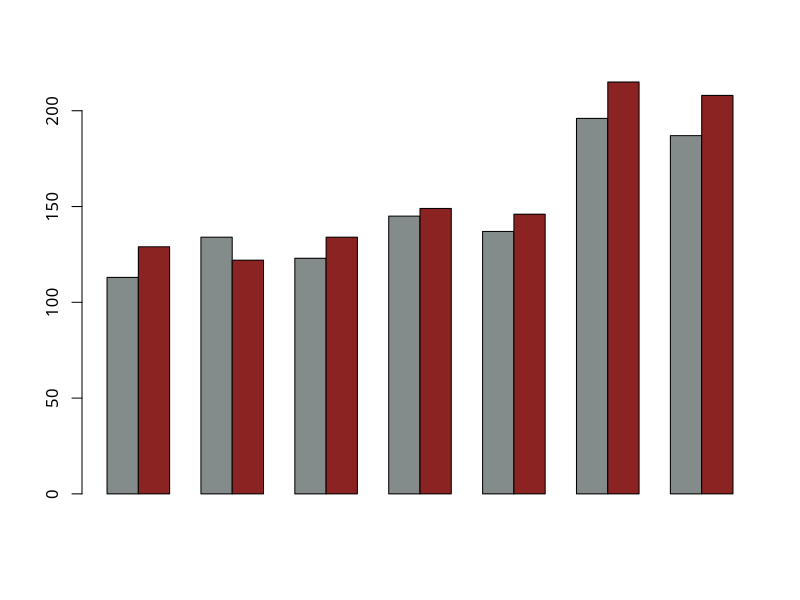
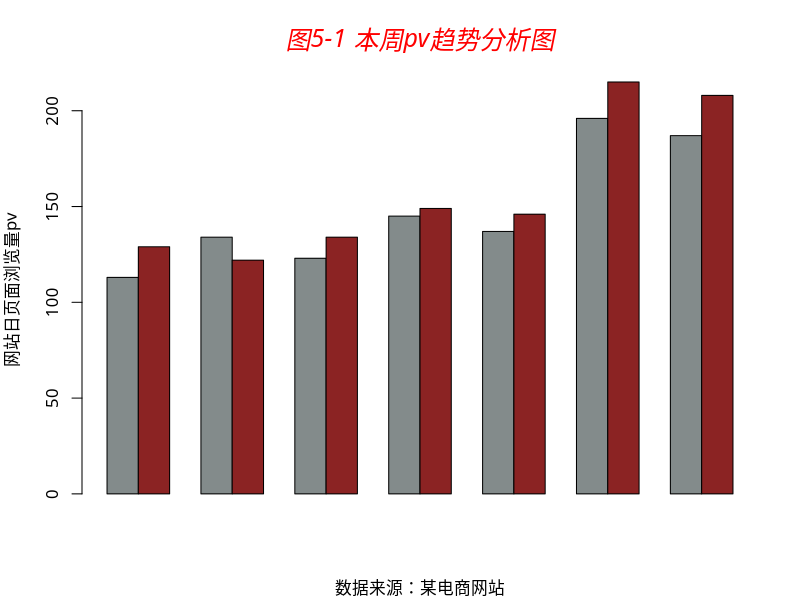
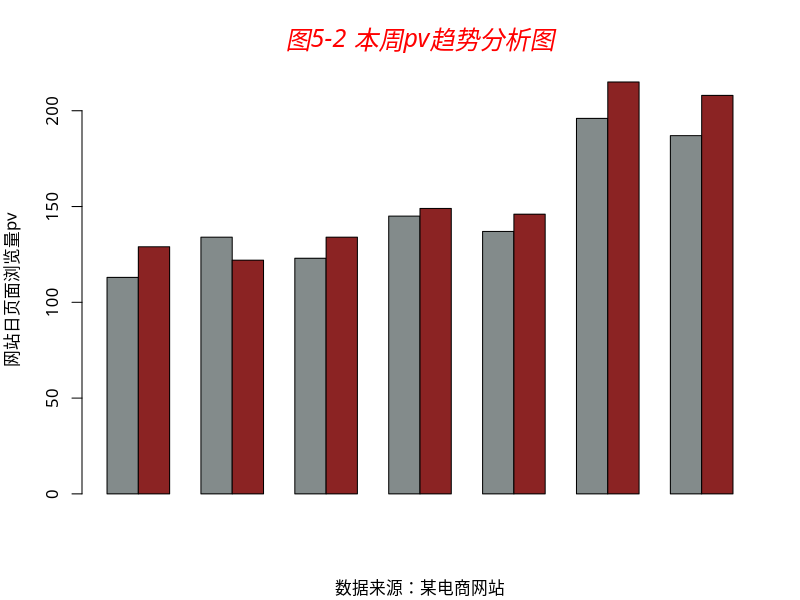
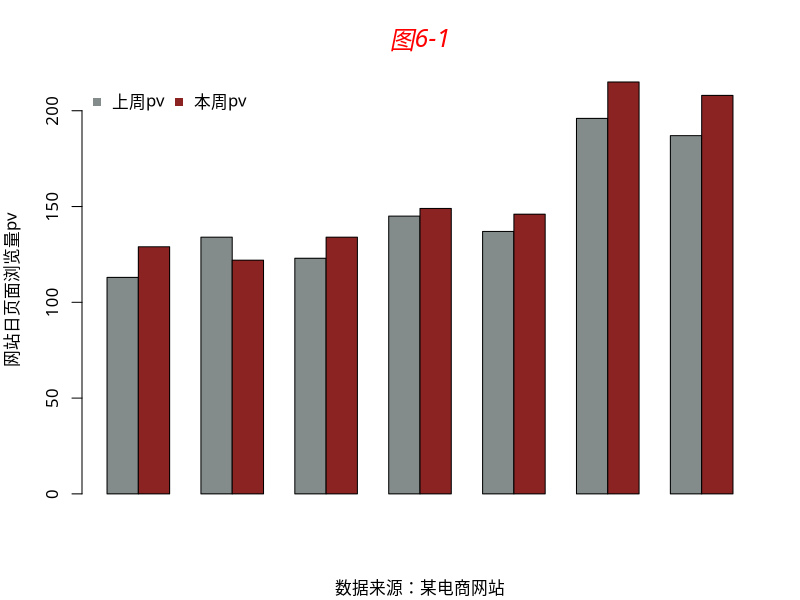
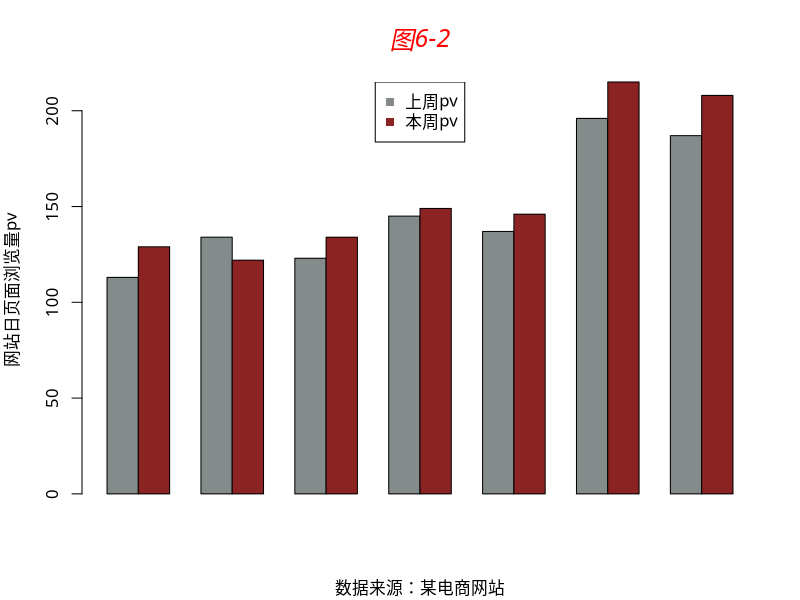
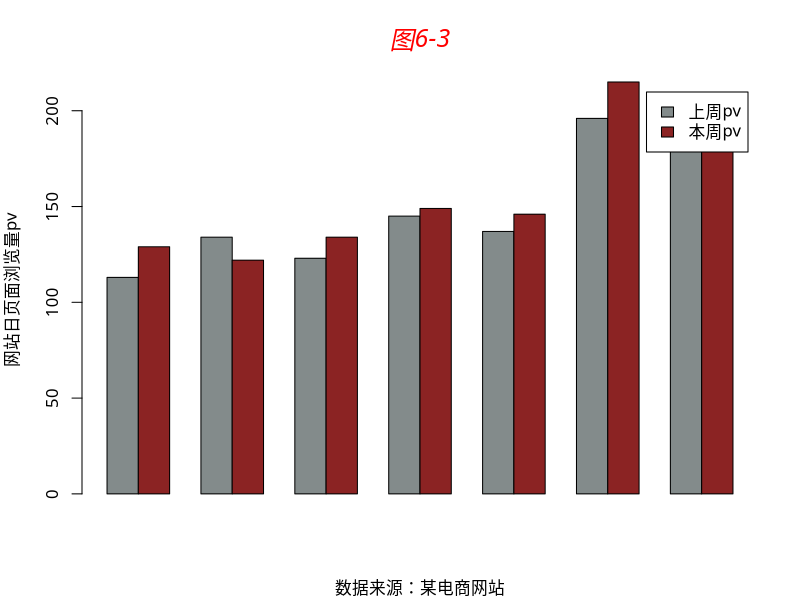
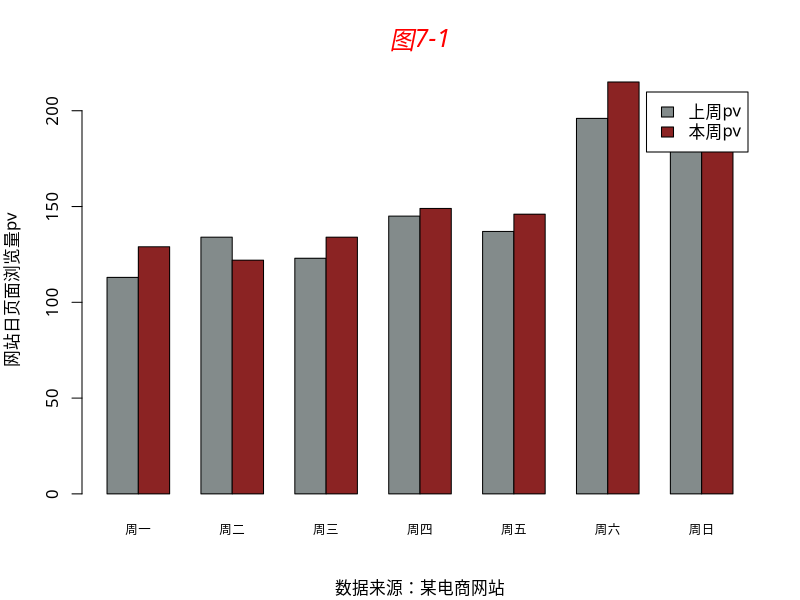
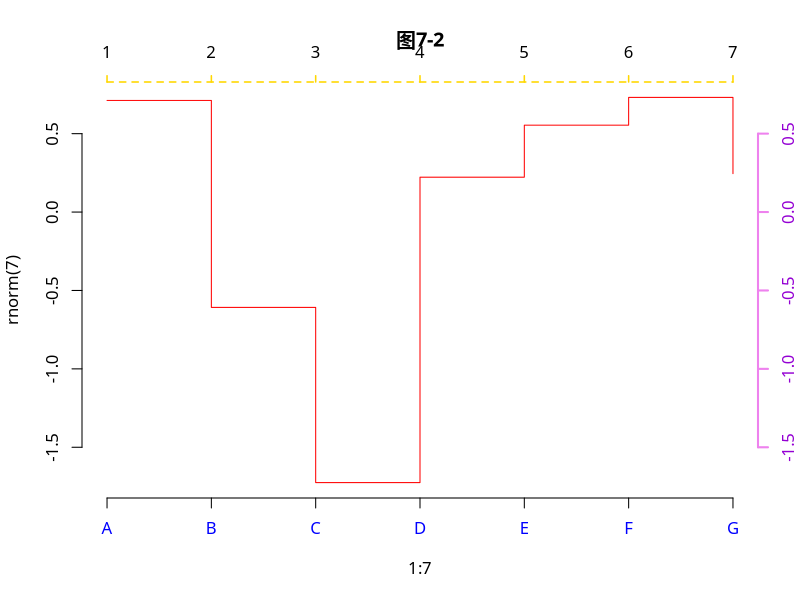

Write R code to recreate these figures, in order.
## ---- chunk 1
knitr::opts_chunk$set(results='hold', collapse = TRUE, warning = FALSE, message=FALSE, out.width = '60%', out.height = '60%',fig.align='center')
## ---- chunk 2
## title(main,sub,xlab,ylab)
## mian='内容' 或者 main=list('',font,col,cex)
## ---- chunk 3
## 示例5-1
data = data.frame(pre=c(113,134,123,145,137,196,187),
                  now=c(129,122,134,149,146,215,208))
col=c('azure4','brown4')
par(family='STKaiti')
barplot(as.matrix(rbind(data$pre,data$now)),
        beside=TRUE,col=col,axes=F)
axis(2)
## ---- chunk 4
## 添加主标题、副标题、主轴标题
data = data.frame(pre=c(113,134,123,145,137,196,187),
                  now=c(129,122,134,149,146,215,208))
col=c('azure4','brown4')
par(family='STKaiti')
barplot(as.matrix(rbind(data$pre,data$now)),
        beside=TRUE,col=col,axes=F)
axis(2)
title(main=list('图5-1 本周pv趋势分析图',cex=1.5,col='red',font=3),
      sub='数据来源：某电商网站',
      ylab='网站日页面浏览量pv')
## ---- chunk 5
## 示例5-2
data = data.frame(pre=c(113,134,123,145,137,196,187),
                  now=c(129,122,134,149,146,215,208))
col=c('azure4','brown4')
par(family='STKaiti')
barplot(as.matrix(rbind(data$pre,data$now)),
        beside=TRUE,col=col,axes=T,
        main=list('图5-2 本周pv趋势分析图',cex=1.5,col='red',font=3),
        sub='数据来源：某电商网站',
        ylab='网站日页面浏览量pv')
## ---- chunk 6
## legend(x,y,legend,horiz,ncol,pch,lty,col,bg,bty,title)
## x,y     图例位置，或 center、left、right、top、bottom、bottomright、bottomleft、topleft、topright
## legend  字符向量表示图例文字
## horiz   FALSE(默认)图例垂直排列、反之水平
## ncol    图例的列数目；horiz=TRUE无意义
## pch     图例中的点样式；NA无点样式
## lty     图例中的线样式；NA无线样式
## col     图例中点/线的颜色
## bg      图例的背景颜色；为n时无效
## bty     图例框的样式；为n时无边框；为o时显示边框
## title   图例的标题
## ---- chunk 7
## 示例6-1
data = data.frame(pre=c(113,134,123,145,137,196,187),
                  now=c(129,122,134,149,146,215,208))
col=c('azure4','brown4')
par(family='STKaiti')
barplot(as.matrix(rbind(data$pre,data$now)),
        beside=TRUE,col=col,axes=T,
        main=list('图6-1',cex=1.5,col='red',font=3),
        sub='数据来源：某电商网站',
        ylab='网站日页面浏览量pv')
text.legend = c('上周pv','本周pv')
legend('topleft',pch=c(15,15),legend=text.legend,
       col=col,bty='n',horiz=TRUE)
## ---- chunk 8
## 示例6-2
par(family='STKaiti')
barplot(as.matrix(rbind(data$pre,data$now)),
        beside=TRUE,col=col,axes=T,
        main=list('图6-2',cex=1.5,col='red',font=3),
        sub='数据来源：某电商网站',
        ylab='网站日页面浏览量pv')
legend('top',pch=c(15,15),legend=text.legend,
       col=col,bty='o',horiz=FALSE)
## ---- chunk 9
## 示例6-3
par(family='STKaiti')
barplot(as.matrix(rbind(data$pre,data$now)),
        beside=TRUE,col=col,axes=T,
        main=list('图6-3',cex=1.5,col='red',font=3),
        sub='数据来源：某电商网站',
        ylab='网站日页面浏览量pv',
        legend.text=text.legend)
## ---- chunk 10
## 低级绘图
## axis(side,labels,front.axis,cex.axis,cool.axis,at,tick,col,col.ticks,)
## side      取1、2、3、4对应下、左、上、右
## labels    通过向量来设置坐标轴内各刻度的名称（刻度标记）
## font.axis 刻度标记的字体
## cex.axis  刻度标记的大小
## at        通过向量来设置坐标轴内各刻度标记的位置，at参数向量与labels参数向量一一对应
## tick      逻辑参数，TRUE画出坐标轴，反之不画，FALSE不影响labels展示
## col       坐标轴的颜色，tick=TRUE时有效，除了刻度标记(labels)以外的部分颜色，包括col.ticks
## col.ticks 坐标轴刻度线的颜色，即与坐标轴垂直的小刻度线的颜色
## lty       坐标轴的样式，tick=TRUE时有效
## lwd       坐标轴的宽度，tick=TRUE时有效
## ---- chunk 11
## 示例7-1
data = data.frame(pre=c(113,134,123,145,137,196,187),
                  now=c(129,122,134,149,146,215,208))
col=c('azure4','brown4')
par(family='STKaiti')
barplot(as.matrix(rbind(data$pre,data$now)),
        beside=TRUE,col=col,axes=T,
        main=list('图7-1',cex=1.5,col='red',font=3),
        sub='数据来源：某电商网站',
        ylab='网站日页面浏览量pv',
        legend.text=c('上周pv','本周pv'))
text.x=c('周一','周二','周三','周四','周五','周六','周日')
axis(1,at=c(2,5,8,11,14,17,20), labels=text.x, tick=FALSE, cex.axis=0.75)
## ---- chunk 12
## 示例7-2
par(family='STKaiti')
plot(1:7,rnorm(7),main='图7-2',
     type='s',xaxt='n',frame=F,col='red')
axis(1,at=1:7,labels=LETTERS[1:7],col.axis='blue')
axis(3,col='gold',lty=2,lwd=1.5)
axis(4,col='violet',col.axis='dark violet', lwd=2)
## ---- chunk 13
## 高级绘图 plot
## 设置坐标轴的展示和范围axes、xlim、ylim
## axes  T(默认)显示x、y轴;F隐藏
## xaxt  坐标轴样式's'(默认)标准样式显示;'n'隐藏x轴
## yaxt  同上
## xaxs  轴的计算方式,'r'(默认)先把原始数据的范围向外扩大4%,'l'直接使用原始数据范围
## yaxs  同上
## xlog  设置x轴坐标是否取对数,F(默认)
## ylog  同上
## xlim  x轴的范围,c(from,to),from是x轴的首坐标,to是尾坐标
## ylim  同上
## 注意:
## 同时隐藏x、y轴,则设置axes=F
## 隐藏x轴只显示y轴,则设置xaxt='n'或者设置axes=F之后使用axis(2)
## ---- chunk 14
## 示例7-3
par(family='STKaiti')
plot(1:7,rnorm(7),main='图7-3',type='s',
     axes=T,frame=F,col='red',
     xaxt='s')
## ---- chunk 15
## 示例7-4
par(family='STKaiti')
lx <- seq(1, 5, length.out = 41)
yl <- expression(e^{-frac(1,2) * {log[10](x)}^2})
y <- exp(-.5*lx^2)
op <- par(mfrow = c(2,1), mar = par("mar")-c(1,0,2,0), mgp = c(2, .7, 0))
plot(10^lx, y, log = "xy", type = "l", col = "purple",
     main = "7-4 Log-Log plot", ylab = yl, xlab = "x")
plot(10^lx, y, log = "xy", type = "o", pch = ".", col = "forestgreen",
     main = "7-4 Log-Log plot with custom axes", ylab = yl, xlab = "x",
     axes = FALSE, frame.plot = TRUE)
my.at <- 10^(1:5)
axis(1, at = my.at, labels = formatC(my.at, format = "fg"))
e.y <- -5:-1 ; at.y <- 10^e.y
axis(2, at = at.y, col.axis = "red", las = 1,
     labels = as.expression(lapply(e.y, function(E) bquote(10^.(E)))))
## ---- chunk 16
## 坐标轴的密度分布表示
library(ggplot2)
par(family='STKaiti')
diamonds1 = diamonds[sample(1:nrow(diamonds),1000),]
attach(diamonds1)
plot(carat,price,main='图7-5')
rug(carat)
rug(price,side=2)
detach(diamonds1)
## ---- chunk 17
## grid(ny,nx)
## ny  设置水平网格的数目 NA不绘制相应的网格线
## nx  设置垂直网格的数量 NA不绘制相应的网格线
## ---- chunk 18
## 示例8-1
x.text = paste(seq(1,12,1),'月')
sales.volume = c(158721,190094,108441,88092,68709,50116,90117,16004,186045,106334,89092,104933)
par(family='STKaiti')
plot(sales.volume,type='b',ylim=c(20000,250000),axes = F,
     frame.plot = TRUE,main='图8-1 月销量趋势图',
     xlab='月份',ylab='销量(元)')
axis(1,at=1:12,labels=x.text,tick=F)
axis(2, at = seq(50000,250000,50000), las = 1)
grid(nx=NA,ny=8,lwd=1,lty=2)
## ---- chunk 19
## 示例8-2
par(family='STKaiti')
plot(sales.volume,type='b',ylim=c(20000,250000),xaxt='n',
     main='图8-2 月销量趋势图',xlab='月份',ylab='销量(元)')
axis(1,at=1:12,labels=x.text,tick=F)
grid(nx=NULL,ny=NULL,col='lightgray',
     lty='dotted',lwd=par('lwd'),equilogs=T)
## ---- chunk 20
## x,y 横纵坐标位置，可以是向量表示多个点的位置
## type 9种样式; p l b c o h s S n
## pch 点样式
## col 点颜色
## bg  点背景色 pch取21～25时有效
## lwd 点的边线的宽度
## cex 点的大小
## ---- chunk 21
## 示例9.1
x = 2:9
y = 2:9
op <- par(mfrow = c(3,3), mar = .1+ c(2,2,3,1))
for(tp in c("p","l","b","c","o","h","s","S","n")){
  plot(1,ylim=c(1,10),xlim=c(1,10),col='white',type = tp, 
       main = paste0("9.1 points(*, type = \"", tp, "\")"))
  points(x,y,type=tp)
  if(tp == "S") {
    points(x, y, type = "s", col = "red", lty = 2)
    mtext("points(*, type = \"s\", ...)", col = "red", cex = 0.8)
  }
}
## ---- chunk 22
## 直线abline 、曲线lines 、线段segments
## abline
## a、b 截距、斜率      abline(a,b)
## h 水平线             abline(h=y)
## v 垂直线             abline(v=x)
## coef 提取系数的R对象 abline(lm.obj)
## ---- chunk 23
## abline
## 示例9.2-1
sol.lm = lm(iris[,1]~iris[,3])
par(family='STKaiti')
plot(iris[,1]~iris[,3],col='blue',main='图9.2-1')
abline(sol.lm,col='red')
## ---- chunk 24
## lines
## 示例9.2-2
x <- 0:12
y <- sin(pi/5 * x)
op <- par(mfrow = c(3,3), mar = .1+ c(2,2,3,1))
for (tp in c("p","l","b","c","o","h","s","S","n")) {
  plot(y ~ x, type = tp, main = paste0("9.2-2 plot(*, type = \"", tp, "\")"))
  if(tp == "S") {
    lines(x, y, type = "s", col = "red", lty = 2)
    mtext("lines(*, type = \"s\", ...)", col = "red", cex = 0.8)
  }
}
## ---- chunk 25
## 示例9.2-3
par(family='STKaiti')
plot(cars,main='图9.2-3 Stopping Distance versus Speed')
lines(stats::lowess(cars))
